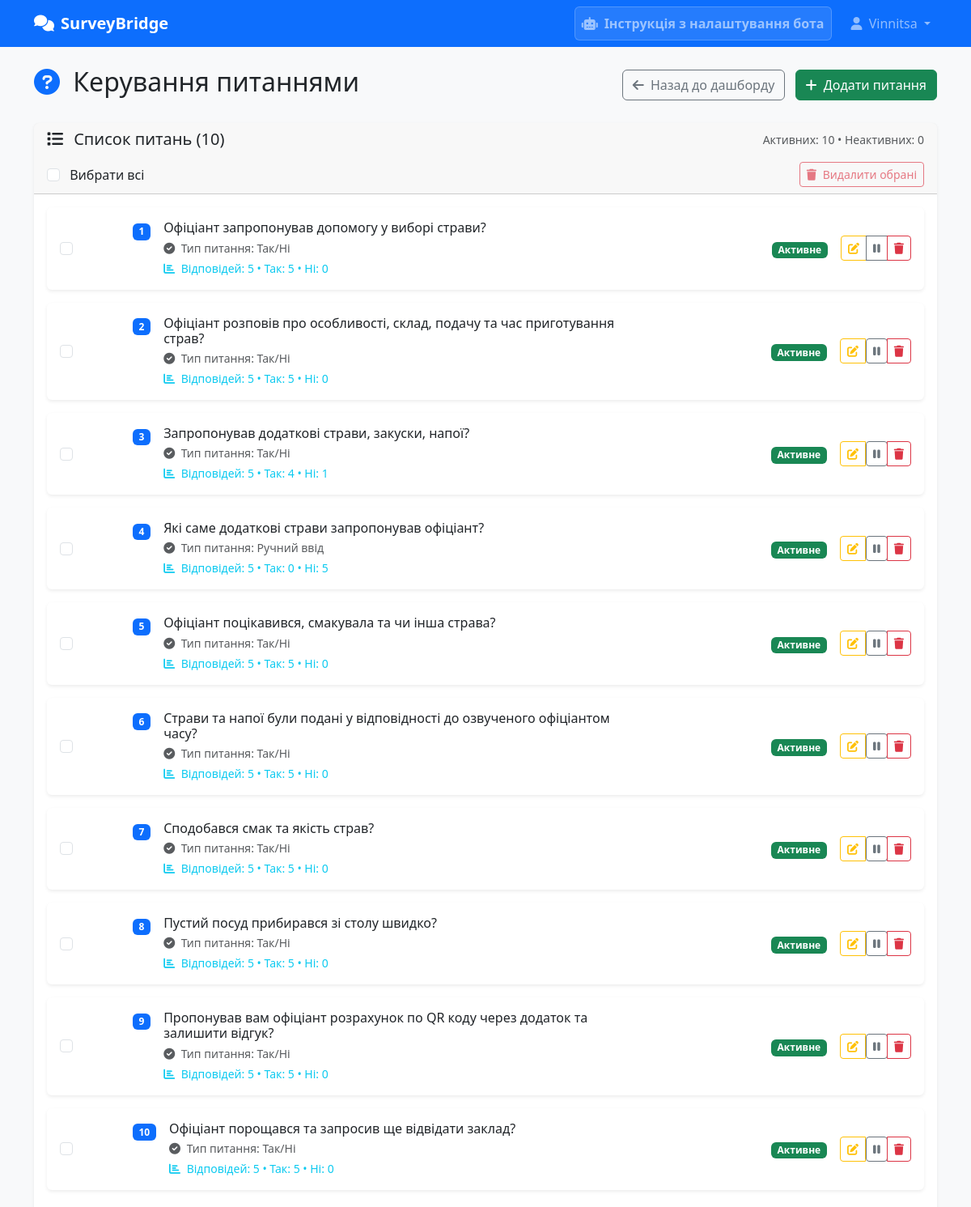
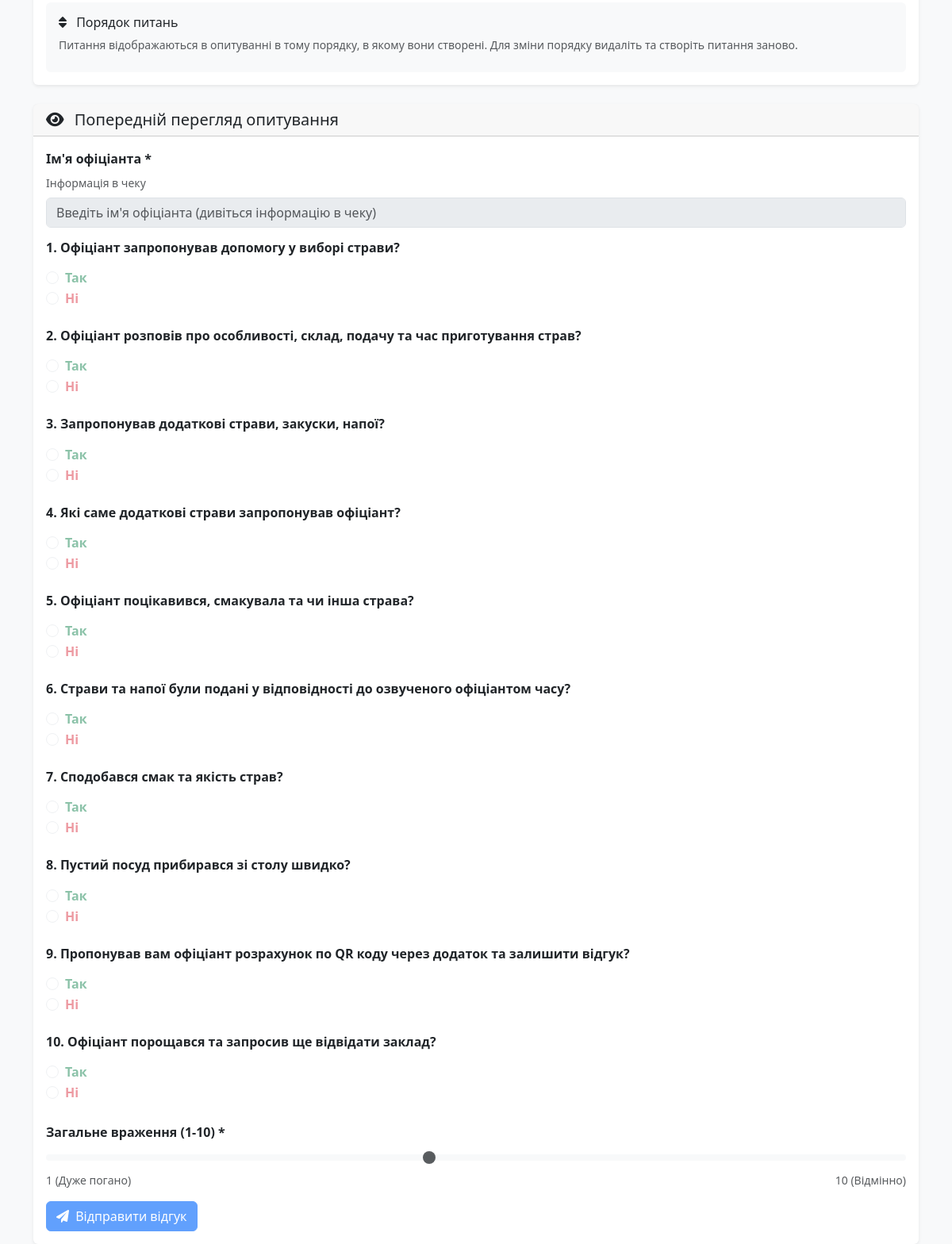
The app's page /user/questions (signed in) with its own data (2 pictures, top to bottom).
### models.py (models this page shows, shortened)
class User(UserMixin, db.Model):
    __tablename__ = 'users'
    id = db.Column(db.Integer, primary_key=True)
    login = db.Column(db.String(80), unique=True, nullable=False)
    password_hash = db.Column(db.String(120), nullable=False)
    restaurant_name = db.Column(db.String(200), nullable=False)
    city = db.Column(db.String(100), nullable=False)
    bot_token = db.Column(db.String(200), nullable=True)
    telegram_group_id = db.Column(db.String(50), nullable=True)  # ID групи Telegram для сповіщень
    telegram_group_name = db.Column(db.String(200), nullable=True)  # Назва групи Telegram
    telegram_group_link = db.Column(db.String(200), nullable=True)  # Посилання на групу Telegram
    telegram_group_enabled = db.Column(db.Boolean, default=False, nullable=False)  # Увімкнути групові сповіщення
    unique_token = db.Column(db.String(32), unique=True, nullable=False)
    email_address = db.Column(db.String(120), nullable=True)  # Email адреса для сповіщень
    email_enabled = db.Column(db.Boolean, default=False, nullable=False)  # Увімкнути email сповіщення
    is_active = db.Column(db.Boolean, default=True, nullable=False)
    created_at = db.Column(db.DateTime, default=datetime.utcnow)
    questions = db.relationship('Question', backref='user', lazy=True, cascade='all, delete-orphan')
    surveys = db.relationship('Survey', backref='user', lazy=True, cascade='all, delete-orphan')
    qr_codes = db.relationship('QRCode', backref='user', lazy=True, cascade='all, delete-orphan')

class Question(db.Model):
    __tablename__ = 'questions'
    id = db.Column(db.Integer, primary_key=True)
    user_id = db.Column(db.Integer, db.ForeignKey('users.id'), nullable=False)
    question_text = db.Column(db.Text, nullable=False)
    question_type = db.Column(db.String(20), default='yes_no', nullable=False)  # 'yes_no' або 'manual'
    is_active = db.Column(db.Boolean, default=True, nullable=False)
    created_at = db.Column(db.DateTime, default=datetime.utcnow)
    answers = db.relationship('Answer', backref='question', lazy=True, cascade='all, delete-orphan')

### app.py (the view)
@app.route('/user/questions')
@manager_required
def user_questions():
    questions = Question.query.filter_by(user_id=current_user.id).all()
    active_count = Question.query.filter_by(user_id=current_user.id, is_active=True).count()
    inactive_count = Question.query.filter_by(user_id=current_user.id, is_active=False).count()
    return render_template('user/questions.html',
                         questions=questions,
                         active_count=active_count,
                         inactive_count=inactive_count)

### templates/user/questions.html (shortened to what this page needs)
{% extends "base.html" %}
{% block content %}
<div class="row">
    <div class="col-12">
        <div class="d-flex justify-content-between align-items-center mb-4">
            <h2>
                <i class="fas fa-question-circle text-primary me-2"></i>
                Керування питаннями
            </h2>
            <div>
                <a href="{{ url_for('user_dashboard') }}" class="btn btn-outline-secondary me-2">
                    <i class="fas fa-arrow-left me-1"></i>
                    Назад до дашборду
                </a>
                <button type="button" class="btn btn-success" data-bs-toggle="modal" data-bs-target="#addQuestionModal">
                    <i class="fas fa-plus me-1"></i>
                    Додати питання
                </button>
            </div>
        </div>
    </div>
</div>
<div class="row">
    <div class="col-12">
        <div class="card">
            <div class="card-header">
                <div class="d-flex justify-content-between align-items-center">
                    <h5 class="mb-0">
                        <i class="fas fa-list me-2"></i>
                        Список питань ({{ questions|length }})
                    </h5>
                    <div class="text-muted small">
                        Активних: {{ active_count }} •
                        Неактивних: {{ inactive_count }}
                    </div>
                </div>
                {% if questions %}
                <div class="mt-3">
                    <div class="d-flex justify-content-between align-items-center">
                        <div>
                            <input type="checkbox" id="selectAll" class="form-check-input me-2">
                            <label for="selectAll" class="form-check-label">Вибрати всі</label>
                        </div>
                        <button type="button" id="deleteSelectedBtn" class="btn btn-sm btn-outline-danger" disabled>
                            <i class="fas fa-trash me-1"></i>
                            Видалити обрані
                        </button>
                    </div>
                </div>
                {% endif %}
            </div>
            <div class="card-body">
                {% if questions %}
                <form id="bulkDeleteForm" method="POST" action="{{ url_for('user_bulk_delete_questions') }}">
                    <div class="questions-list">
                    {% for question in questions %}
                    <div class="question-item card mb-3 {% if not question.is_active %}bg-light{% endif %}">
                        <div class="card-body">
                            <div class="row align-items-center">
                                <div class="col-md-1">
                                    <input type="checkbox" name="question_ids" value="{{ question.id }}" class="form-check-input question-checkbox">
                                </div>
                                <div class="col-md-7">
                                    <div class="d-flex align-items-start">
                                        <div class="question-number me-3">
                                            <span class="badge bg-primary">{{ loop.index }}</span>
                                        </div>
                                        <div class="flex-grow-1">
                                            <h6 class="mb-1 {% if not question.is_active %}text-muted{% endif %}">
                                                {{ question.question_text }}
                                            </h6>
                                            <div class="small text-muted">
                                                <i class="fas fa-check-circle me-1"></i>
                                                Тип питання:
                                                {% if question.question_type == 'yes_no' %}
                                                    Так/Ні
                                                {% else %}
                                                    Ручний ввід
                                                {% endif %}
                                            </div>
                                            {% if question.answers %}
                                            <div class="small text-info mt-1">
                                                <i class="fas fa-chart-bar me-1"></i>
                                                Відповідей: {{ question.answers|length }} •
                                                Так: {{ question.answers|selectattr('answer', 'equalto', true)|list|length }} •
                                                Ні: {{ question.answers|selectattr('answer', 'equalto', false)|list|length }}
                                            </div>
                                            {% endif %}
                                        </div>
                                    </div>
                                </div>
                                <div class="col-md-4">
                                    <div class="d-flex justify-content-end align-items-center">
                                        <div class="me-3">
                                            {% if question.is_active %}
                                                <span class="badge bg-success">Активне</span>
                                            {% else %}
                                                <span class="badge bg-secondary">Неактивне</span>
                                            {% endif %}
                                        </div>
                                        <div class="btn-group" role="group">
                                            <button type="button" class="btn btn-sm btn-outline-warning"
                                                    onclick="editQuestion({{ question.id }}, '{{ question.question_text|e }}', '{{ question.question_type }}', {{ question.is_active|lower }})">
                                                <i class="fas fa-edit"></i>
                                            </button>
                                            <form method="POST" action="{{ url_for('user_toggle_question', question_id=question.id) }}" class="d-inline">
                                                {% if question.is_active %}
                                                    <button type="submit" class="btn btn-sm btn-outline-secondary" title="Деактивувати">
                                                        <i class="fas fa-pause"></i>
                                                    </button>
                                                {% else %}
                                                    <button type="submit" class="btn btn-sm btn-outline-success" title="Активувати">
                                                        <i class="fas fa-play"></i>
                                                    </button>
                                                {% endif %}
                                            </form>
                                            <button type="button" class="btn btn-sm btn-outline-danger"
                                                    onclick="confirmDeleteQuestion({{ question.id }}, '{{ question.question_text|e }}')">
                                                <i class="fas fa-trash"></i>
                                            </button>
                                        </div>
                                    </div>
                                </div>
                            </div>
                        </div>
                    </div>
                    {% endfor %}
                </div>
                </form>
                {% if questions|length > 1 %}
                <div class="mt-4 p-3 bg-light rounded">
                    <h6 class="mb-2">
                        <i class="fas fa-sort me-2"></i>
                        Порядок питань
                    </h6>
                    <p class="small text-muted mb-2">
                        Питання відображаються в опитуванні в тому порядку, в якому вони створені.
                        Для зміни порядку видаліть та створіть питання заново.
                    </p>
                </div>
                {% endif %}
                {% endif %}
            </div>
        </div>
    </div>
</div>
{% if questions|selectattr('is_active')|list %}
<div class="row mt-4">
    <div class="col-12">
        <div class="card">
            <div class="card-header">
                <h5 class="mb-0">
                    <i class="fas fa-eye me-2"></i>
                    Попередній перегляд опитування
                </h5>
            </div>
            <div class="card-body">
                <div class="survey-preview">
                    <div class="mb-3">
                        <label class="form-label fw-bold">Ім'я офіціанта *</label>
                        <p class="text-muted small mb-2">Інформація в чеку</p>
                        <input type="text" class="form-control" placeholder="Введіть ім'я офіціанта (дивіться інформацію в чеку)" disabled>
                    </div>
                    {% for question in questions|selectattr('is_active') %}
                    <div class="question-card mb-4">
                        <h6 class="fw-bold mb-3">{{ loop.index }}. {{ question.question_text }}</h6>
                        <div class="row">
                            <div class="col-md-6">
                                <div class="form-check">
                                    <input class="form-check-input" type="radio" name="q{{ question.id }}" disabled>
                                    <label class="form-check-label text-success fw-bold">Так</label>
                                </div>
                                <div class="form-check">
                                    <input class="form-check-input" type="radio" name="q{{ question.id }}" disabled>
                                    <label class="form-check-label text-danger fw-bold">Ні</label>
                                </div>
                            </div>
                        </div>
                    </div>
                    {% endfor %}
                    <div class="mb-3">
                        <label class="form-label fw-bold">Загальне враження (1-10) *</label>
                        <input type="range" class="form-range" min="1" max="10" value="5" disabled>
                        <div class="d-flex justify-content-between small text-muted">
                            <span>1 (Дуже погано)</span>
                            <span>10 (Відмінно)</span>
                        </div>
                    </div>
                    <button type="button" class="btn btn-primary" disabled>
                        <i class="fas fa-paper-plane me-1"></i>
                        Відправити відгук
                    </button>
                </div>
            </div>
        </div>
    </div>
</div>
{% endif %}
{% endblock %}

### templates/base.html (shortened to what this page needs)
<!DOCTYPE html>
<html lang="uk">
<head>
    <link href="https://cdn.jsdelivr.net/npm/bootstrap@5.3.0/dist/css/bootstrap.min.css" rel="stylesheet">
    <link href="https://cdnjs.cloudflare.com/ajax/libs/font-awesome/6.0.0/css/all.min.css" rel="stylesheet">
</head>
<body>
    <nav class="navbar navbar-expand-lg navbar-dark bg-primary">
        <div class="container">
            <span class="navbar-brand">
                <i class="fas fa-comments me-2"></i>SurveyBridge
            </span>
            {% if current_user.is_authenticated or session.get('admin_logged_in') %}
            <div class="navbar-nav ms-auto d-flex align-items-center">
                <a href="{{ url_for('bot_instructions') }}" class="nav-link me-3 d-flex align-items-center bot-instructions-link">
                    <i class="fas fa-robot me-2"></i>
                    <span class="fw-semibold">Інструкція з налаштування бота</span>
                </a>
                <div class="nav-item dropdown">
                    <a class="nav-link dropdown-toggle" href="#" role="button" data-bs-toggle="dropdown">
                        <i class="fas fa-user me-1"></i>
                        {% if session.get('admin_logged_in') %}
                            Адміністратор
                        {% else %}
                            {{ current_user.login }}
                        {% endif %}
                    </a>
                </div>
            </div>
            {% endif %}
        </div>
    </nav>
    <main class="container mt-4">
        {% block content %}{% endblock %}
    </main>
</body>
</html>

### records on screen
User: login "Vinnitsa"
Question: question_text "Офіціант запропонував допомогу у виборі страви?", question_type "Так/Ні", answers|length "5", answers|selectattr "5", answers|selectattr "0", is_active "Активне"
Question: question_text "Офіціант розповів про особливості, склад, подачу та час приготування страв?", question_type "Так/Ні", answers|length "5", answers|selectattr "5", answers|selectattr "0", is_active "Активне"
Question: question_text "Запропонував додаткові страви, закуски, напої?", question_type "Так/Ні", answers|length "5", answers|selectattr "4", answers|selectattr "1", is_active "Активне"
Question: question_text "Які саме додаткові страви запропонував офіціант?", question_type "Ручний ввід", answers|length "5", answers|selectattr "0", answers|selectattr "5", is_active "Активне"
Question: question_text "Офіціант поцікавився, смакувала та чи інша страва?", question_type "Так/Ні", answers|length "5", answers|selectattr "5", answers|selectattr "0", is_active "Активне"
Question: question_text "Страви та напої були подані у відповідності до озвученого офіціантом часу?", question_type "Так/Ні", answers|length "5", answers|selectattr "5", answers|selectattr "0", is_active "Активне"
Question: question_text "Сподобався смак та якість страв?", question_type "Так/Ні", answers|length "5", answers|selectattr "5", answers|selectattr "0", is_active "Активне"
Question: question_text "Пустий посуд прибирався зі столу швидко?", question_type "Так/Ні", answers|length "5", answers|selectattr "5", answers|selectattr "0", is_active "Активне"
Question: question_text "Пропонував вам офіціант розрахунок по QR коду через додаток та залишити відгук?", question_type "Так/Ні", answers|length "5", answers|selectattr "5", answers|selectattr "0", is_active "Активне"
Question: question_text "Офіціант порощався та запросив ще відвідати заклад?", question_type "Так/Ні", answers|length "5", answers|selectattr "5", answers|selectattr "0", is_active "Активне"

### other values on screen
{{ questions|length }} "10"
{{ active_count }} "10"
{{ inactive_count }} "0"
